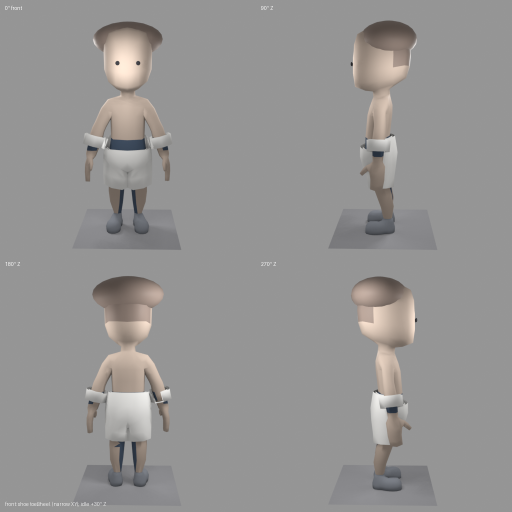
#> input picture docs/art/previews/staff-researcher-axis-sheet.png, 1024 x 1024 px (shown at 1/2 size)
$ python -i researcher_hero_render_selfcheck.py   (imports and definitions only)
#> lines starting #> are read from the running program, lines starting #| are printed output that depends on the picture; after the words box and inside, x2 and y2 are one past the last pixel; in counts of white or black regions, pixels touching at a corner belong together
#> further down, picture is the input picture: PIL image 1024x1024 RGB; mean R, G, B 149.2, 147.8, 147
#!/usr/bin/env python3
"""Hatch coat metrics from real preview PNGs (0° diagnostic + axis front tile)."""
from __future__ import annotations

import sys
import tempfile
from collections import deque
from pathlib import Path

from PIL import Image, ImageFilter

REPO = Path(__file__).resolve().parents[2]
HATCH_MIN_COVERAGE = 0.70
HATCH_COAT_ISLANDS = 1
MIN_ISLAND_PX = 48


# [139 lines left out: functions _offwhite_coat, _figure_span_from_rgb, _figure_span_mask, _count_islands, analyze_front_coat_png, _axis_front_crop, not called in this run]


def _synthetic_mask_from_rgb(img: Image.Image) -> Image.Image:
    bg = img.getpixel((8, 8))
#> bg = (149, 149, 149)
    w, h = img.size
#> w = 1024; h = 1024
    m = Image.new("L", (w, h))
#> m: PIL image 1024x1024 L; every value is 0
    for y in range(h):
        for x in range(w):
            r, g, b = img.getpixel((x, y))
            d = abs(r - bg[0]) + abs(g - bg[1]) + abs(b - bg[2])
            m.putpixel((x, y), 255 if d > 35 else 0)
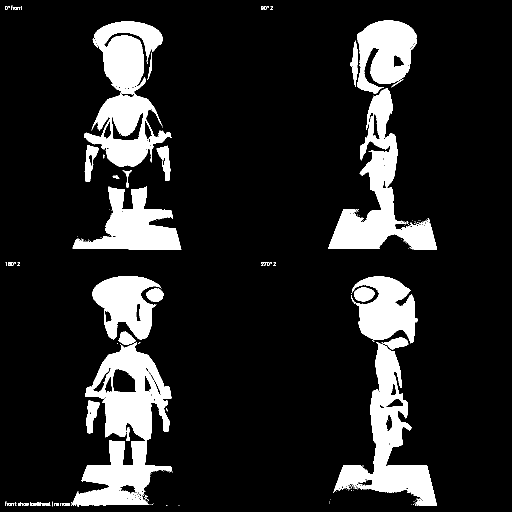
#> m: PIL image 1024x1024 L (shown at 1/2 size); 14.2% white; 177 white regions (135 under 20 px), largest, box (x1, y1, x2, y2) and area: (142, 684, 345, 1013) 28906, (656, 177, 874, 500) 21087, (668, 684, 874, 1011) 20381
    return m.filter(ImageFilter.MaxFilter(3))
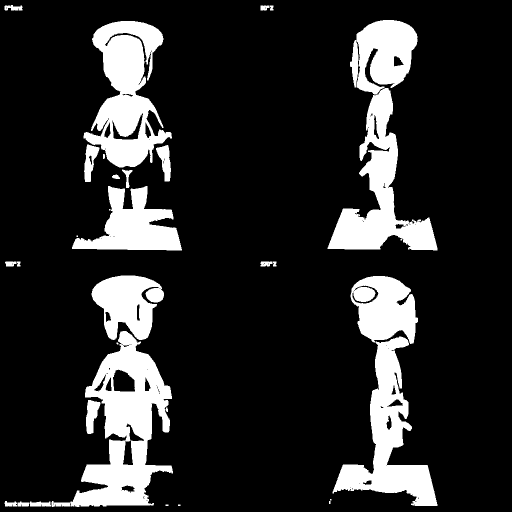
#> returned value: PIL image 1024x1024 L (shown at 1/2 size); 16% white; 32 white regions (8 under 20 px), largest, box (x1, y1, x2, y2) and area: (655, 40, 875, 501) 37508, (103, 662, 346, 1014) 33847, (167, 42, 344, 335) 27231


# [75 lines left out: functions assert_hatch_coat_metrics, main, not called in this run]


# [2 lines not run here, left out]

>>> from PIL import Image
>>> picture = Image.open('../../docs/art/previews/staff-researcher-axis-sheet.png')
>>> result = _synthetic_mask_from_rgb(picture)
